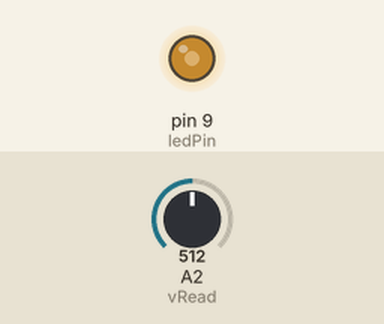
Bench run of a sketch on a simulated Arduino Uno, built with avr-gcc and run on an emulated ATmega328P. Shown: output pins drawn as LEDs (lit = HIGH). Inputs (shaded band) come from the test bench; at power-on: A2 (vRead) = 512.

Above: at 1.2 s.
1.3 s: A2 (vRead) set to 716
At 2.3 s:
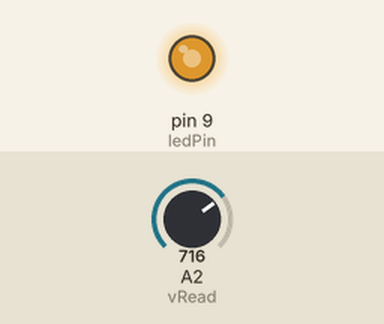
2.8 s: A2 (vRead) set to 900
At 3.5 s:
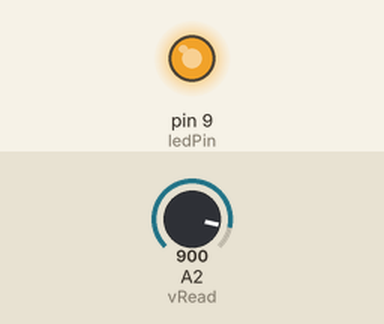
4.3 s: A2 (vRead) set to 122
At 4.6 s:
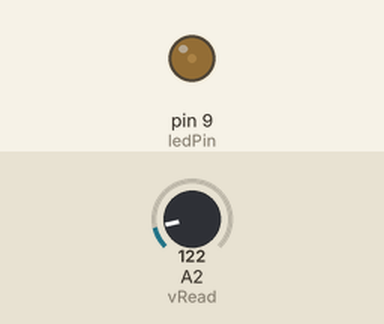
5.8 s: A2 (vRead) set to 0
At 6.9 s:
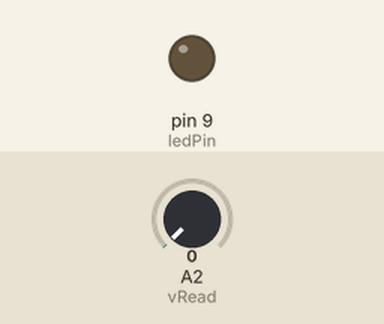
7.3 s: A2 (vRead) set to 511
At 8.1 s:
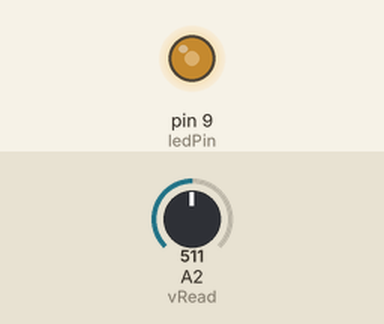
Timing chart, 0 to 9.8 s (numbered marks = the images above; inputs shaded):
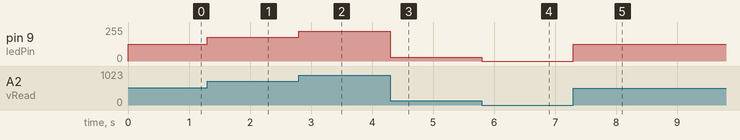

The sketch:

intensidad_led.ino
```cpp
int ledPin = 9;
int vRead = A2;

void setup() {

  pinMode(ledPin, OUTPUT);
  pinMode(vRead, INPUT);
  Serial.begin(9600);

}

void loop() {

  float potVal = analogRead(vRead);
  float vOut = (potVal * 5.0)/1023;

  int ligth = map(potVal, 0, 1023, 0, 255);

  analogWrite(ledPin, ligth);

}
```

Measured:
- after the input at 1.3 s, pin 9 (ledPin): 127/255 → 178/255 at once
- after the input at 2.8 s, pin 9 (ledPin): 178/255 → 224/255 at once
- after the input at 4.3 s, pin 9 (ledPin): 224/255 → 30/255 at once
- after the input at 5.8 s, pin 9 (ledPin): 30/255 → 0/255 at once
- after the input at 7.3 s, pin 9 (ledPin): 0/255 → 127/255 at once
